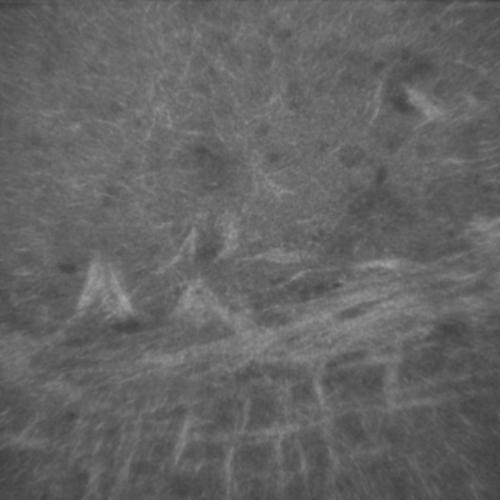
#> input picture test_vectors/sample_dataset/y0122_png.rf.ba41994cf26c47e07777a0705ece53b0.jpg, 500 x 500 px; its folder holds only this picture in this run
$ python -i import_data_from_roboflow.py   (imports and definitions only)
#> lines starting #> are read from the running program, lines starting #| are printed output that depends on the picture
#> further down, picture is the input picture: shape (500, 500, 3); min 59, max 166, mean 100
from roboflow import Roboflow
from pycocotools import mask as mask_utils

import os
import cv2
import json
from collections import defaultdict
import numpy as np

COCO_PATH = ""                  # Path to the .coco annotation file.
IMAGE_DATASET_FOLDER_PATH = ""  # Path to the directory containing the images to segment.

# [191 lines left out: functions init_from_roboflow, init_from_folder, list_all_labels, list_all_images, get_mask, create_mask_volume and 1 more, not called in this run]

def _clahe_normalize(image):
    """
    CLAHE normalization helps improve contrast for segmentation.
    Inputs:
        image: an image as array
    Returns:
        image_clahe: normalized image
    """

    # Convert to LAB color space
    lab = cv2.cvtColor(image, cv2.COLOR_BGR2LAB)
#> lab: shape (500, 500, 3); mean of channels 0, 1, 2 108, 128, 128
    l, a, b = cv2.split(lab)
#> a: shape (500, 500); every value is 128

    # Apply CLAHE to the L-channel
    clahe = cv2.createCLAHE(clipLimit=2.0, tileGridSize=(8, 8))
    l_clahe = clahe.apply(l)
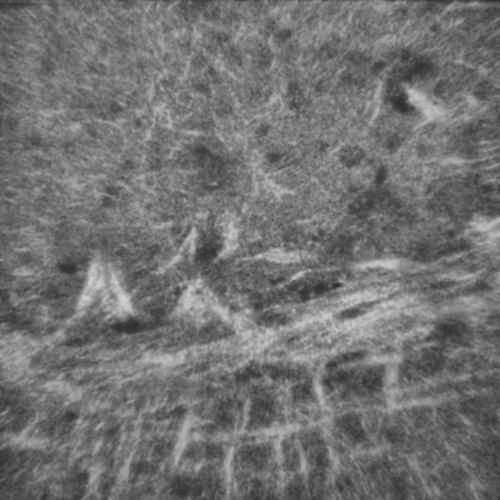
#> l_clahe: shape (500, 500); min 44, max 211, mean 113.7

    # Merge the channels and convert back to BGR
    lab_clahe = cv2.merge((l_clahe, a, b))
#> lab_clahe: shape (500, 500, 3); mean of channels 0, 1, 2 113.7, 128, 128
    image_clahe = cv2.cvtColor(lab_clahe, cv2.COLOR_LAB2BGR)

    return image_clahe

# [42 lines left out: functions get_image, get_class_id_from_name, get_all_class_name_id, not called in this run]

def get_image_dataset_folder_path():
    global IMAGE_DATASET_FOLDER_PATH
    return IMAGE_DATASET_FOLDER_PATH

def get_coco_path():
    global COCO_PATH
    return COCO_PATH

>>> import cv2
>>> picture = cv2.imread('test_vectors/sample_dataset/y0122_png.rf.ba41994cf26c47e07777a0705ece53b0.jpg')
>>> result = _clahe_normalize(picture)

$ run again, on test_vectors/sample_dataset/y0124_png.rf.dbeef95400a14da233736fc6e7df31b9.jpg
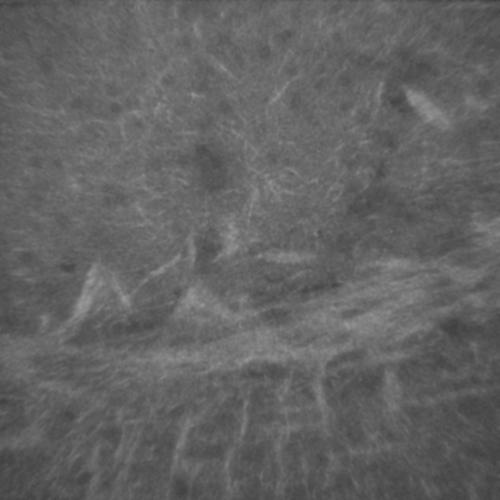
#> input picture test_vectors/sample_dataset/y0124_png.rf.dbeef95400a14da233736fc6e7df31b9.jpg, 500 x 500 px
#> picture is the input picture: shape (500, 500, 3); min 60, max 153, mean 99
#> lab: shape (500, 500, 3); mean of channels 0, 1, 2 106.9, 128, 128
#> a: shape (500, 500); every value is 128
#> in _clahe_normalize, `l_clahe = clahe.apply(l)`:
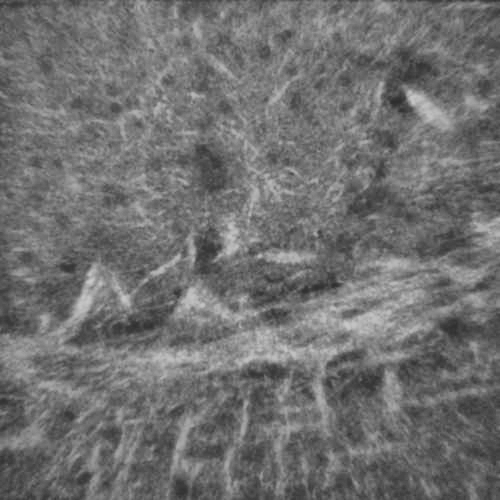
#> l_clahe: shape (500, 500); min 46, max 203, mean 112.5
#> lab_clahe: shape (500, 500, 3); mean of channels 0, 1, 2 112.5, 128, 128
